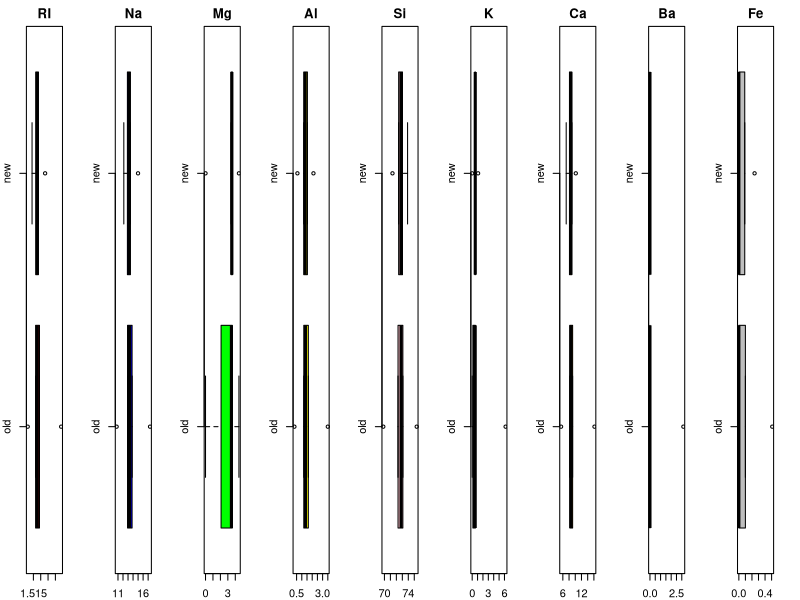

The R source for this figure:
library(mlbench)
data(Glass)
Glass<-Glass[!duplicated(Glass),]
x<-as.data.frame(Glass)

Q1<-quantile(x$RI,0.25)
Q2<-quantile(x$RI,0.75)
y<-IQR(x$RI)
high1<-Q2+(1.5*y)
low1<-Q1-(1.5*y)

Q1<-quantile(x$Na,0.25)
Q2<-quantile(x$Na,0.75)
y<-IQR(x$Na)
high2<-Q2+(1.5*y)
low2<-Q1-(1.5*y)

Q1<-quantile(x$Mg,0.25)
Q2<-quantile(x$Mg,0.75)
y<-IQR(x$Mg)
high3<-Q2+(1.5*y)
low3<-Q1-(1.5*y)

Q1<-quantile(x$Al,0.25)
Q2<-quantile(x$Al,0.75)
y<-IQR(x$Al)
high4<-Q2+(1.5*y)
low4<-Q1-(1.5*y)

Q1<-quantile(x$Si,0.25)
Q2<-quantile(x$Si,0.75)
y<-IQR(x$Si)
high5<-Q2+(1.5*y)
low5<-Q1-(1.5*y)

Q1<-quantile(x$K,0.25)
Q2<-quantile(x$K,0.75)
y<-IQR(x$K)
high6<-Q2+(1.5*y)
low6<-Q1-(1.5*y)

Q1<-quantile(x$Ca,0.25)
Q2<-quantile(x$Ca,0.75)
y<-IQR(x$Ca)
high7<-Q2+(1.5*y)
low7<-Q1-(1.5*y)

Q1<-quantile(x$Ba,0.25)
Q2<-quantile(x$Ba,0.75)
y<-IQR(x$Ba)
high8<-Q2+(1.5*y)
low8<-Q1-(1.5*y)

Q1<-quantile(x$Fe,0.25)
Q2<-quantile(x$Fe,0.75)
y<-IQR(x$Fe)
high9<-Q2+(1.5*y)
low9<-Q1-(1.5*y)

x_new<-subset(x,x$RI>low1 & x$RI<high1 & x$Na>low2 & x$Na<high2 & x$Mg>low3 & x$Mg<high3 & x$Al>low4 & x$Al<high4 & x$Si>low5 & x$Si<high5 & x$K>low6 & x$K<high6 & x$Ca>low7 & x$Ca<high7 & x$Ba==0 & x$Fe>low9 & x$Fe<high9)

par(mfrow=c(1,9))
par(mar=c(2,2,2,2))

a1<-fivenum(x$RI,na.rm=TRUE)
b1<-fivenum(x$Na,na.rm=TRUE)
c1<-fivenum(x$Mg,na.rm=TRUE)
d1<-fivenum(x$Al,na.rm=TRUE)
e1<-fivenum(x$Si,na.rm=TRUE)
f1<-fivenum(x$K,na.rm=TRUE)
g1<-fivenum(x$Ca,na.rm=TRUE)
h1<-fivenum(x$Ba,na.rm=TRUE)
i1<-fivenum(x$Fe,na.rm=TRUE)

a2<-fivenum(x_new$RI,na.rm=TRUE)
b2<-fivenum(x_new$Na,na.rm=TRUE)
c2<-fivenum(x_new$Mg,na.rm=TRUE)
d2<-fivenum(x_new$Al,na.rm=TRUE)
e2<-fivenum(x_new$Si,na.rm=TRUE)
f2<-fivenum(x_new$K,na.rm=TRUE)
g2<-fivenum(x_new$Ca,na.rm=TRUE)
h2<-fivenum(x_new$Ba,na.rm=TRUE)
i2<-fivenum(x_new$Fe,na.rm=TRUE)

boxplot(a1,a2,horizontal=TRUE,names=c("old","new"),col=c("red","red"),main="RI")
boxplot(b1,b2,horizontal=TRUE,names=c("old","new"),col=c("blue","blue"),main="Na")
boxplot(c1,c2,horizontal=TRUE,names=c("old","new"),col=c("green","green"),main="Mg")
boxplot(d1,d2,horizontal=TRUE,names=c("old","new"),col=c("yellow","yellow"),main="Al")
boxplot(e1,e2,horizontal=TRUE,names=c("old","new"),col=c("pink","pink"),main="Si")
boxplot(f1,f2,horizontal=TRUE,names=c("old","new"),col=c("black","black"),main="K")
boxplot(g1,g2,horizontal=TRUE,names=c("old","new"),col=c("orange","orange"),main="Ca")
boxplot(h1,h2,horizontal=TRUE,names=c("old","new"),col=c("brown","brown"),main="Ba")
boxplot(i1,i2,horizontal=TRUE,names=c("old","new"),col=c("grey","grey"),main="Fe")

